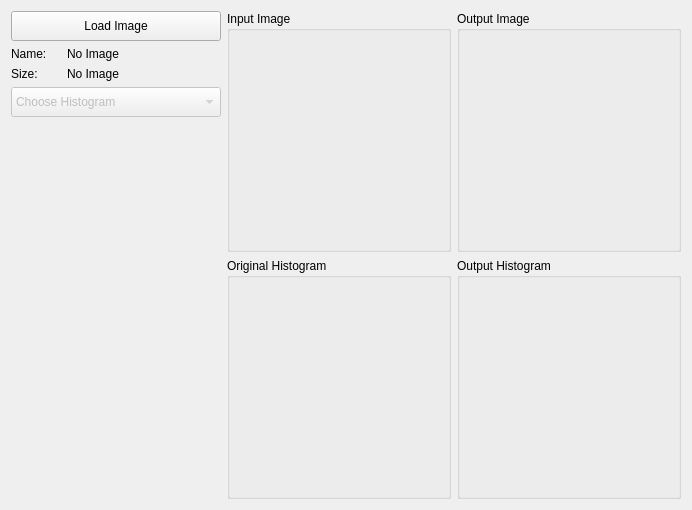
      <widget class="QWidget" name="Histograms_Tab">
       <attribute name="title">
        <string>Histograms</string>
       </attribute>
       <layout class="QGridLayout" name="gridLayout_14">
        <item row="0" column="0">
         <layout class="QGridLayout" name="gridLayout_13">
          <item row="0" column="0">
           <layout class="QVBoxLayout" name="verticalLayout">
            <item>
             <widget class="QPushButton" name="btn_load_1">
              <property name="sizePolicy">
               <sizepolicy hsizetype="Fixed" vsizetype="Fixed">
                <horstretch>0</horstretch>
                <verstretch>0</verstretch>
               </sizepolicy>
              </property>
              <property name="minimumSize">
               <size>
                <width>210</width>
                <height>30</height>
               </size>
              </property>
              <property name="maximumSize">
               <size>
                <width>210</width>
                <height>30</height>
               </size>
              </property>
              <property name="text">
               <string>Load Image</string>
              </property>
             </widget>
            </item>
            <item>
             <layout class="QHBoxLayout" name="horizontalLayout_14">
              <property name="sizeConstraint">
               <enum>QLayout::SetFixedSize</enum>
              </property>
              <item>
               <widget class="QLabel" name="label_13">
                <property name="sizePolicy">
                 <sizepolicy hsizetype="Fixed" vsizetype="Fixed">
                  <horstretch>0</horstretch>
                  <verstretch>0</verstretch>
                 </sizepolicy>
                </property>
                <property name="minimumSize">
                 <size>
                  <width>50</width>
                  <height>0</height>
                 </size>
                </property>
                <property name="text">
                 <string>Name:</string>
                </property>
               </widget>
              </item>
              <item>
               <widget class="QLabel" name="label_imgName_1">
                <property name="sizePolicy">
                 <sizepolicy hsizetype="Fixed" vsizetype="Fixed">
                  <horstretch>0</horstretch>
                  <verstretch>0</verstretch>
                 </sizepolicy>
                </property>
                <property name="maximumSize">
                 <size>
                  <width>210</width>
                  <height>25</height>
                 </size>
                </property>
                <property name="text">
                 <string>No Image</string>
                </property>
               </widget>
              </item>
             </layout>
            </item>
            <item>
             <layout class="QHBoxLayout" name="horizontalLayout_15">
              <item>
               <widget class="QLabel" name="label_14">
                <property name="sizePolicy">
                 <sizepolicy hsizetype="Fixed" vsizetype="Fixed">
                  <horstretch>0</horstretch>
                  <verstretch>0</verstretch>
                 </sizepolicy>
                </property>
                <property name="minimumSize">
                 <size>
                  <width>50</width>
                  <height>0</height>
                 </size>
                </property>
                <property name="text">
                 <string>Size:</string>
                </property>
               </widget>
              </item>
              <item>
               <widget class="QLabel" name="label_imgSize_1">
                <property name="sizePolicy">
                 <sizepolicy hsizetype="Fixed" vsizetype="Fixed">
                  <horstretch>0</horstretch>
                  <verstretch>0</verstretch>
                 </sizepolicy>
                </property>
                <property name="maximumSize">
                 <size>
                  <width>210</width>
                  <height>25</height>
                 </size>
                </property>
                <property name="text">
                 <string>No Image</string>
                </property>
               </widget>
              </item>
             </layout>
            </item>
            <item>
             <widget class="QComboBox" name="combo_histogram">
              <property name="enabled">
               <bool>false</bool>
              </property>
              <property name="sizePolicy">
               <sizepolicy hsizetype="Fixed" vsizetype="Fixed">
                <horstretch>0</horstretch>
                <verstretch>0</verstretch>
               </sizepolicy>
              </property>
              <property name="minimumSize">
               <size>
                <width>210</width>
                <height>30</height>
               </size>
              </property>
              <property name="maximumSize">
               <size>
                <width>210</width>
                <height>30</height>
               </size>
              </property>
              <item>
               <property name="text">
                <string>Choose Histogram</string>
               </property>
              </item>
              <item>
               <property name="text">
                <string>Original Histogram</string>
               </property>
              </item>
              <item>
               <property name="text">
                <string>Equalized Histogram</string>
               </property>
              </item>
              <item>
               <property name="text">
                <string>Normalized Histogram</string>
               </property>
              </item>
              <item>
               <property name="text">
                <string>Local Thresholding</string>
               </property>
              </item>
              <item>
               <property name="text">
                <string>Global Thresholding</string>
               </property>
              </item>
              <item>
               <property name="text">
                <string>Transform to Gray</string>
               </property>
              </item>
             </widget>
            </item>
            <item>
             <spacer name="verticalSpacer">
              <property name="orientation">
               <enum>Qt::Vertical</enum>
              </property>
              <property name="sizeHint" stdset="0">
               <size>
                <width>20</width>
                <height>40</height>
               </size>
              </property>
             </spacer>
            </item>
           </layout>
          </item>
          <item row="0" column="1">
           <layout class="QGridLayout" name="gridLayout_12">
            <item row="0" column="1">
             <widget class="QGroupBox" name="groupBox_4">
              <property name="sizePolicy">
               <sizepolicy hsizetype="Expanding" vsizetype="Expanding">
                <horstretch>0</horstretch>
                <verstretch>0</verstretch>
               </sizepolicy>
              </property>
              <property name="title">
               <string>Output Image</string>
              </property>
              <layout class="QGridLayout" name="gridLayout_6">
               <item row="0" column="0">
                <widget class="ImageView" name="img1_output" native="true">
                 <property name="sizePolicy">
                  <sizepolicy hsizetype="Expanding" vsizetype="Expanding">
                   <horstretch>0</horstretch>
                   <verstretch>0</verstretch>
                  </sizepolicy>
                 </property>
                 <property name="minimumSize">
                  <size>
                   <width>200</width>
                   <height>200</height>
                  </size>
                 </property>
                </widget>
               </item>
              </layout>
             </widget>
            </item>
            <item row="1" column="1">
             <widget class="QGroupBox" name="groupBox_5">
              <property name="sizePolicy">
               <sizepolicy hsizetype="Expanding" vsizetype="Expanding">
                <horstretch>0</horstretch>
                <verstretch>0</verstretch>
               </sizepolicy>
              </property>
              <property name="title">
               <string>Output Histogram</string>
              </property>
              <layout class="QGridLayout" name="gridLayout_11">
               <item row="0" column="0">
                <widget class="PlotWidget" name="img1_output_histo" native="true">
                 <property name="sizePolicy">
                  <sizepolicy hsizetype="Expanding" vsizetype="Expanding">
                   <horstretch>0</horstretch>
                   <verstretch>0</verstretch>
                  </sizepolicy>
                 </property>
                 <property name="minimumSize">
                  <size>
                   <width>200</width>
                   <height>200</height>
                  </size>
                 </property>
                </widget>
               </item>
              </layout>
             </widget>
            </item>
            <item row="0" column="0">
             <widget class="QGroupBox" name="groupBox_2">
              <property name="sizePolicy">
               <sizepolicy hsizetype="Expanding" vsizetype="Expanding">
                <horstretch>0</horstretch>
                <verstretch>0</verstretch>
               </sizepolicy>
              </property>
              <property name="title">
               <string>Input Image</string>
              </property>
              <layout class="QGridLayout" name="gridLayout_3">
               <item row="0" column="0">
                <widget class="ImageView" name="img1_input" native="true">
                 <property name="sizePolicy">
                  <sizepolicy hsizetype="Expanding" vsizetype="Expanding">
                   <horstretch>0</horstretch>
                   <verstretch>0</verstretch>
                  </sizepolicy>
                 </property>
                 <property name="minimumSize">
                  <size>
                   <width>200</width>
                   <height>200</height>
                  </size>
                 </property>
                </widget>
               </item>
              </layout>
             </widget>
            </item>
            <item row="1" column="0">
             <widget class="QGroupBox" name="groupBox_3">
              <property name="sizePolicy">
               <sizepolicy hsizetype="Expanding" vsizetype="Expanding">
                <horstretch>0</horstretch>
                <verstretch>0</verstretch>
               </sizepolicy>
              </property>
              <property name="title">
               <string>Original Histogram</string>
              </property>
              <layout class="QGridLayout" name="gridLayout_5">
               <item row="0" column="0">
                <widget class="PlotWidget" name="img1_input_histo" native="true">
                 <property name="sizePolicy">
                  <sizepolicy hsizetype="Expanding" vsizetype="Expanding">
                   <horstretch>0</horstretch>
                   <verstretch>0</verstretch>
                  </sizepolicy>
                 </property>
                 <property name="minimumSize">
                  <size>
                   <width>200</width>
                   <height>200</height>
                  </size>
                 </property>
                </widget>
               </item>
              </layout>
             </widget>
            </item>
           </layout>
          </item>
         </layout>
        </item>
       </layout>
      </widget>
